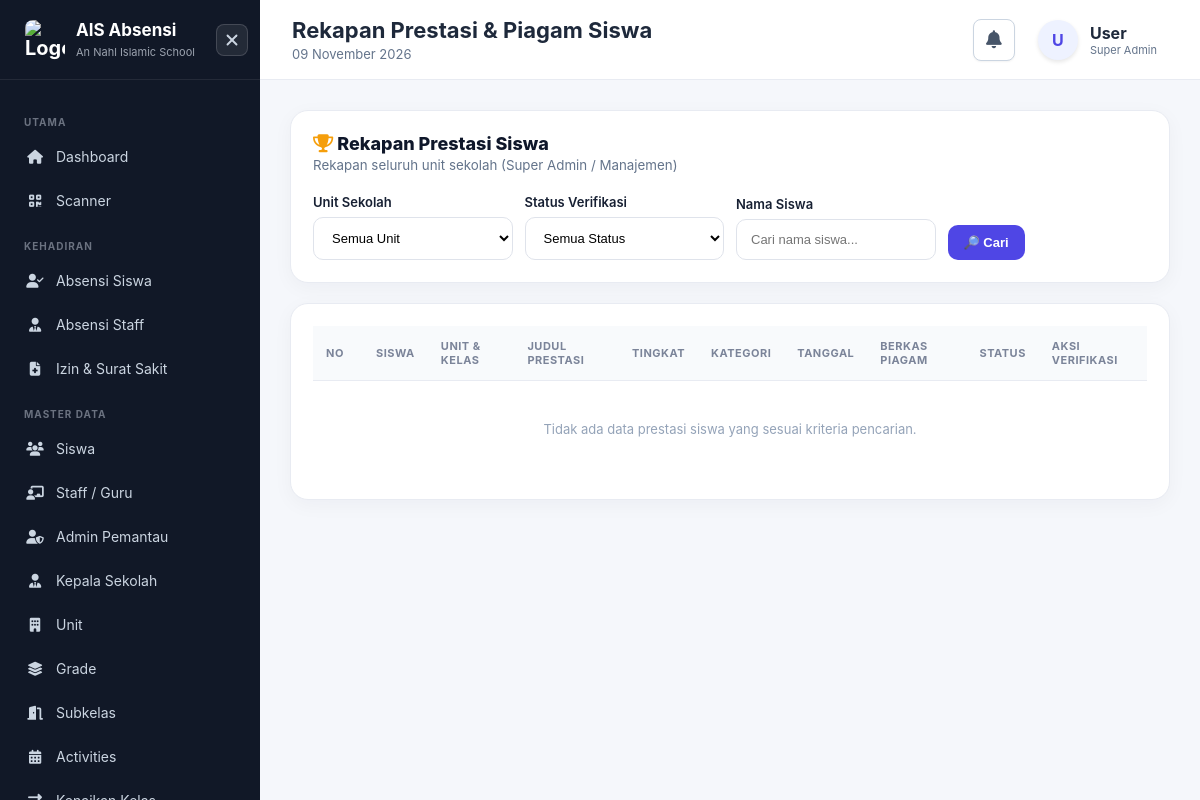
The app's page /achievements/index.php (signed in) with its own data.
### tables this page shows
CREATE TABLE `app_menus` (
  `id` int unsigned NOT NULL AUTO_INCREMENT,
  `menu_key` varchar(50) DEFAULT NULL COMMENT 'Identifier unik, digunakan di checkUserAccess()',
  `menu_name` varchar(100) NOT NULL,
  `category` varchar(50) NOT NULL DEFAULT 'UTAMA',
  `menu_url` varchar(255) NOT NULL,
  `menu_icon` varchar(50) DEFAULT NULL COMMENT 'Class FontAwesome: fa-home, fa-qrcode, dst.',
  `parent_id` int unsigned DEFAULT NULL,
  `sort_order` int DEFAULT '0',
  `is_active` tinyint(1) DEFAULT '1',
  PRIMARY KEY (`id`),
  UNIQUE KEY `uq_menu_key` (`menu_key`)
);

### config/security.php (called while the page is built, shortened)
<?php
function e($value)
{
    return htmlspecialchars(
        $value ?? '',
        ENT_QUOTES,
        'UTF-8'
    );
}

### public/achievements/index.php (the view, shortened to what this page needs)
<?php
require_once '../../config/database.php';
require_once '../../config/security.php';
$where = ["1=1"];
$params = [];
$statusFilter = $_GET['status'] ?? '';
$nameFilter = trim($_GET['name'] ?? '');
$whereSql = implode(' AND ', $where);
$stmtList = $pdo->prepare("
    SELECT sa.*, s.name as student_name, s.nis, s.photo as student_photo,
           cg.name as class_name, g.grade, un.unit as unit_name,
           u.name as verifier_name
    FROM student_achievements sa
    INNER JOIN students s ON s.id = sa.student_id
    LEFT JOIN student_enrollments se ON se.student_id = s.id AND se.status = 'active'
    LEFT JOIN class_groups cg ON cg.id = se.class_group_id
    LEFT JOIN grades g ON g.id = cg.grade_id
    LEFT JOIN units un ON un.id = g.unit_id
    LEFT JOIN users u ON u.id = sa.verified_by
    WHERE {$whereSql}
    ORDER BY sa.created_at DESC
");
$stmtList->execute($params);
$achievements = $stmtList->fetchAll(PDO::FETCH_ASSOC);
require '../../includes/header.php';
?>
<div class="card" style="margin-bottom: 20px;">
    <div class="card-header" style="flex-wrap: wrap; gap: 10px; justify-content: space-between;">
        <div>
            <h3 style="margin: 0; font-size: 18px; font-weight: 800; color: #0f172a;">
                <i class="fa-solid fa-trophy" style="color: #f59e0b;"></i> Rekapan Prestasi Siswa
            </h3>
            <small style="color: #64748b;">
                <?php if ($currentRole === 'kepala_sekolah'): ?>
                    Menampilkan prestasi siswa pada unit sekolah Anda
                <?php else: ?>
                    Rekapan seluruh unit sekolah (Super Admin / Manajemen)
                <?php endif; ?>
            </small>
        </div>
    </div>
    <form method="GET">
        <div class="filter-grid" style="align-items: flex-end;">
            <?php if ($currentRole === 'super_admin'): ?>
                <div class="form-group">
                    <label>Unit Sekolah</label>
                    <select name="unit_id" onchange="this.form.submit()">
                        <option value="0">Semua Unit</option>
                    </select>
                </div>
            <?php endif; ?>
            <div class="form-group">
                <label>Status Verifikasi</label>
                <select name="status" onchange="this.form.submit()">
                    <option value="" <?= $statusFilter === '' ? 'selected' : '' ?>>Semua Status</option>
                </select>
            </div>
            <div class="form-group">
                <label>Nama Siswa</label>
                <input type="text" name="name" value="<?= e($nameFilter) ?>" placeholder="Cari nama siswa...">
            </div>
            <div>
                <button type="submit" class="btn btn-primary" style="margin-top: 22px;">🔎 Cari</button>
            </div>
        </div>
    </form>
</div>
<div class="card">
    <div class="table-wrapper">
        <table>
            <thead>
                <tr>
                    <th style="width: 50px;">No</th>
                    <th>Siswa</th>
                    <th>Unit & Kelas</th>
                    <th>Judul Prestasi</th>
                    <th>Tingkat</th>
                    <th>Kategori</th>
                    <th>Tanggal</th>
                    <th>Berkas Piagam</th>
                    <th>Status</th>
                    <th>Aksi Verifikasi</th>
                </tr>
            </thead>
            <tbody>
                <?php if (empty($achievements)): ?>
                    <tr>
                        <td colspan="10" style="text-align: center; padding: 40px; color: #94a3b8;">
                            Tidak ada data prestasi siswa yang sesuai kriteria pencarian.
                        </td>
                    </tr>
                <?php endif; ?>
            </tbody>
        </table>
    </div>
</div>
<?php require '../../includes/footer.php'; ?>

### includes/sidebar.php (shortened to what this page needs)
<?php
$currentRole = $_SESSION['role'] ?? '';
$isSuperAdmin = ($currentRole === 'super_admin');
$currentUserId = (int)($_SESSION['user_id'] ?? 0);
global $pdo;
$rawMenus = [];
if (isset($pdo) && $currentUserId > 0) {
    if ($isSuperAdmin) {
        $stmtNav = $pdo->query("
            SELECT id, menu_key, menu_name, category, menu_url, menu_icon, parent_id, sort_order
            FROM app_menus
            WHERE is_active = 1
            ORDER BY sort_order ASC, id ASC
        ");
        $rawMenus = $stmtNav->fetchAll(PDO::FETCH_ASSOC);
    }
}
$menuUrlMap = [
    'dashboard'             => '/dashboard.php',
    'scanner'               => '/scanner.php',
    'attendance_students'   => '/attendance/students.php',
    'attendance_staff'      => '/attendance/staff.php',
    'student_permits'       => '/attendance/permits.php',
    'student_achievements'  => '/achievements/index.php',
    'master_students'       => '/students/index.php',
    'master_staff'          => '/staff/index.php',
    'master_admins'         => '/admins/index.php',
    'master_kepsek'         => '/kepala_sekolah/index.php',
    'master_units'          => '/units/index.php',
    'master_grades'         => '/grades/index.php',
    'master_classes'        => '/classes/index.php',
    'master_activities'     => '/activities/index.php',
    'master_enrollments'    => '/enrollments/index.php',
    'master_schedules'      => '/weekly_schedules/index.php',
    'master_academic_years' => '/academic_years/index.php',
    'reports_attendance'    => '/reports/index.php',
    'reports_overtimes'     => '/overtimes/index.php',
    'access_control'        => '/kelola/index.php',
    'user_activity'         => '/kelola/activity.php',
    'activity_logs'         => '/kelola/audit_logs.php',
    'auto_attendance'       => '/kelola/auto_attendance.php',
    'data_cctv'             => '/cctv/index.php',
    'whatsapp_notif'        => '/whatsapp/index.php',
    'mentoring_dashboard'   => '/mentoring/index.php',
    'mentoring_assignments' => '/mentoring/assignments.php',
    'mentoring_report'      => '/mentoring/report.php',
    'mentoring_adab'        => '/mentoring/adab_monitoring.php',
    'mentoring_curriculum'  => '/mentoring/curriculum.php',
    'supervisi_dashboard'   => '/supervisi/index.php',
    'supervisi_sejawat'     => '/supervisi/peer.php',
    'supervisi_kepsek'      => '/supervisi/principal.php',
    'supervisi_jadwal'      => '/supervisi/schedules.php',
    'supervisi_rekap'       => '/supervisi/reports.php',
    'supervisi_rubrik'      => '/supervisi/rubrics.php',
    'kinerja_nilai_paralel'      => '/kinerja/index.php',
    'kinerja_tertinggi_terendah' => '/kinerja/tertinggi_terendah.php',
];
$allMenuUrls = [];
if (!empty($rawMenus)) {
    foreach ($rawMenus as $rm) {
        if (!empty($rm['menu_key']) && isset($menuUrlMap[$rm['menu_key']])) {
            $allMenuUrls[] = $menuUrlMap[$rm['menu_key']];
        } elseif (!empty($rm['menu_url']) && $rm['menu_url'] !== '#') {
            $allMenuUrls[] = '/' . ltrim($rm['menu_url'], '/');
        }
    }
}
$currentPath = parse_url($_SERVER['REQUEST_URI'] ?? '', PHP_URL_PATH);
if (!function_exists('isActiveMenu')) {
    function isActiveMenu(string $menuUrl, string $currentPath, ?array $knownUrls = null): bool {
        $curr = str_replace('\\', '/', $currentPath);
        $urlPath = '/' . ltrim($menuUrl, '/');
        if (strpos($curr, $urlPath) !== false) {
            return true;
        }
        $currentFilename = basename($curr);
        $dir = dirname(ltrim($menuUrl, '/'));
        return false;
    }
}
$parentsByCategory = [];
$childrenByParentId = [];
foreach ($rawMenus as $m) {
    $parentId = !empty($m['parent_id']) ? (int)$m['parent_id'] : 0;
    if ($parentId > 0) {
        $childrenByParentId[$parentId][] = $m;
    } else {
        $cat = strtoupper($m['category'] ?? 'LAINNYA');
        $parentsByCategory[$cat][] = $m;
    }
}
?>
<aside class="sidebar" id="sidebar">
    <div class="brand" style="position: relative;">
        <div style="display: flex; align-items: center; gap: 10px;">
            <div class="brand-icon" style="background:transparent; padding:0; display:flex; justify-content:center; align-items:center;">
                <img src="<?= BASE_URL ?>/favicon.png" alt="Logo" style="width: 40px; height: 40px; border-radius: 8px; object-fit: cover;">
            </div>
            <div>
                <strong>AIS Absensi</strong>
                <small>An Nahl Islamic School</small>
            </div>
        </div>
        <button id="closeSidebar" class="btn-close-sidebar" onclick="closeSidebarMenu(event)" title="Tutup Menu" type="button">
            <svg width="18" height="18" viewBox="0 0 24 24" fill="none" stroke="currentColor" stroke-width="2.5" stroke-linecap="round" stroke-linejoin="round" style="pointer-events: none;">
                <line x1="18" y1="6" x2="6" y2="18"></line>
                <line x1="6" y1="6" x2="18" y2="18"></line>
            </svg>
        </button>
    </div>
    <nav>
        <?php if (empty($rawMenus)): ?>
            <div style="padding: 20px 12px; color: #94a3b8; font-size: 13px; text-align: center;">
                <i class="fa-solid fa-lock" style="display:block; font-size:24px; margin-bottom:8px;"></i>
                Belum ada menu yang diizinkan.
            </div>
        <?php else: ?>
            <?php foreach ($parentsByCategory as $category => $items): ?>
                <span class="menu-title"><?= htmlspecialchars($category) ?></span>
                <?php foreach ($items as $item):
                    $itemId = (int)$item['id'];
                    $hasChildren = !empty($childrenByParentId[$itemId]);
                    if ($hasChildren):
                        $children = $childrenByParentId[$itemId];
                        $isAnyChildActive = false;
                        foreach ($children as $ch) {
                            $chTarget = $menuUrlMap[$ch['menu_key']] ?? ('/' . ltrim($ch['menu_url'], '/'));
                            if (isActiveMenu($chTarget, $currentPath, $allMenuUrls)) {
                                $isAnyChildActive = true;
                                break;
                            }
                        }
                        $parentIcon = !empty($item['menu_icon']) ? $item['menu_icon'] : 'fa-folder';
                        if (strpos($parentIcon, 'fa-') !== false && strpos($parentIcon, 'fa-solid ') === false) {
                            $parentIcon = 'fa-solid ' . $parentIcon;
                        }
                        $dropdownKey = 'sidebar_dd_' . $itemId;
                    ?>
                        <div class="sidebar-dropdown">
                            <button type="button"
                                    class="sidebar-dropdown-btn <?= $isAnyChildActive ? 'has-active-child open' : '' ?>"
                                    id="btn_<?= $dropdownKey ?>"
                                    onclick="toggleSidebarDropdown('<?= $dropdownKey ?>', event)">
                                <div class="parent-info">
                                    <i class="<?= htmlspecialchars($parentIcon) ?>" style="width:18px; text-align:center;"></i>
                                    <span><?= htmlspecialchars($item['menu_name']) ?></span>
                                </div>
                                <i class="fa-solid fa-chevron-down chevron-icon"></i>
                            </button>
                            <div class="sidebar-submenu <?= $isAnyChildActive ? 'show' : '' ?>" id="<?= $dropdownKey ?>">
                                <?php foreach ($children as $child):
                                    $chTarget = $menuUrlMap[$child['menu_key']] ?? ('/' . ltrim($child['menu_url'], '/'));
                                    $chUrl = BASE_URL . $chTarget;
                                    $chActive = isActiveMenu($chTarget, $currentPath, $allMenuUrls);
                                    $chIcon = !empty($child['menu_icon']) ? $child['menu_icon'] : 'fa-circle-dot';
                                    if (strpos($chIcon, 'fa-') !== false && strpos($chIcon, 'fa-solid ') === false) {
                                        $chIcon = 'fa-solid ' . $chIcon;
                                    }
                                ?>
                                    <a href="<?= $chUrl ?>" class="<?= $chActive ? 'active' : '' ?>">
                                        <i class="<?= htmlspecialchars($chIcon) ?>" style="width:16px; font-size:12px; text-align:center;"></i>
                                        <span><?= htmlspecialchars($child['menu_name']) ?></span>
                                    </a>
                                <?php endforeach; ?>
                            </div>
                        </div>
                    <?php else:
                        $targetPath = $menuUrlMap[$item['menu_key']] ?? ('/' . ltrim($item['menu_url'], '/'));
                        $url = BASE_URL . $targetPath;
                        $isActive = isActiveMenu($targetPath, $currentPath, $allMenuUrls);
                        $iconClass = !empty($item['menu_icon']) ? $item['menu_icon'] : 'fa-circle';
                        if (strpos($iconClass, 'fa-') !== false && strpos($iconClass, 'fa-solid ') === false) {
                            $iconClass = 'fa-solid ' . $iconClass;
                        }
                        $isScanner = ($item['menu_key'] === 'scanner');
                        $extraAttr = $isScanner ? ' onclick="handleScannerMenuClick(event)"' : '';
                    ?>
                        <a href="<?= $url ?>"<?= $isActive ? ' class="active"' : '' ?><?= $extraAttr ?>>
                            <i class="<?= htmlspecialchars($iconClass) ?>" style="width:18px; text-align:center;"></i>
                            <span><?= htmlspecialchars($item['menu_name']) ?></span>
                        </a>
                    <?php endif; ?>
                <?php endforeach; ?>
            <?php endforeach; ?>
        <?php endif; ?>
    </nav>
</aside>

### records on screen
app_menus: menu_name "Dashboard"
app_menus: menu_name "Scanner"
app_menus: menu_name "Absensi Siswa"
app_menus: menu_name "Absensi Staff"
app_menus: menu_name "Izin & Surat Sakit"
app_menus: menu_name "Siswa"
app_menus: menu_name "Staff / Guru"
app_menus: menu_name "Admin Pemantau"
app_menus: menu_name "Kepala Sekolah"
app_menus: menu_name "Unit"
app_menus: menu_name "Grade"
app_menus: menu_name "Subkelas"
app_menus: menu_name "Activities"

### other values on screen
$category "UTAMA"
$category "KEHADIRAN"
$category "MASTER DATA"
$pageTitle "Rekapan Prestasi & Piagam Siswa"
substr($_SESSION['name'] ?? 'U', 0, 1) "U"
$_SESSION['name'] "User"
str_replace('_', ' ', $_SESSION['role'] ?? '') "Super Admin"
